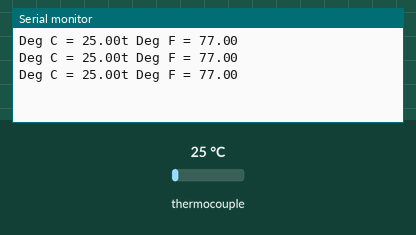
Bench run of a sketch on a simulated Arduino Uno, built with avr-gcc and run on an emulated ATmega328P. On the bench: the last lines printed to the serial monitor. The test bench sets the inputs (shaded band); at power-on: thermocouple 25 °C.

Above: at 1.7 s.
1.8 s: thermocouple set to 6 °C
At 2.4 s:
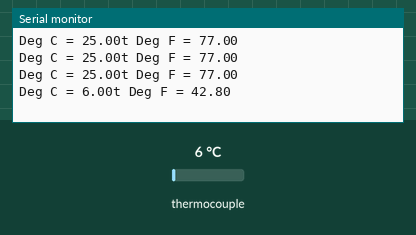
3.3 s: thermocouple set to 75 °C
At 3.9 s:
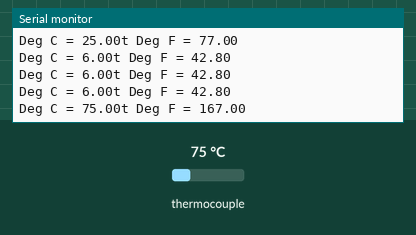
Timing chart, 0 to 6.3 s (numbered marks = the images above; inputs shaded):
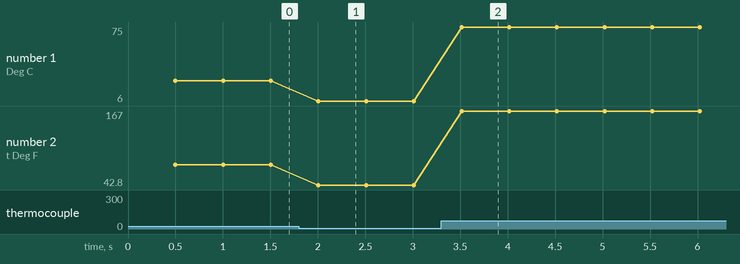

Measured:
- after the input at 1.8 s, the serial monitor: prints a new line after 0.21 s (image 1)
- after the input at 3.3 s, the serial monitor: prints a new line after 0.21 s (image 2)
- plotted number 1: 25 → 6 after the input at 1.8 s, 6 → 75 after the input at 3.3 s
- plotted number 2: 77 → 42.8 after the input at 1.8 s, 42.8 → 167 after the input at 3.3 s

The sketch:

thermocouple_test.ino
```cpp
#include "max6675.h"

int ktcSO = 8;
int ktcCS = 9;
int ktcCLK = 10;

MAX6675 ktc(ktcCLK, ktcCS, ktcSO);


void setup() {
  Serial.begin(9600);
  // give the MAX a little time to settle
  delay(500);
}

void loop() {
  // basic readout test

   Serial.print("Deg C = ");
   Serial.print(ktc.readCelsius());
   Serial.print("t Deg F = ");
   Serial.println(ktc.readFahrenheit());

   delay(500);
}
```
